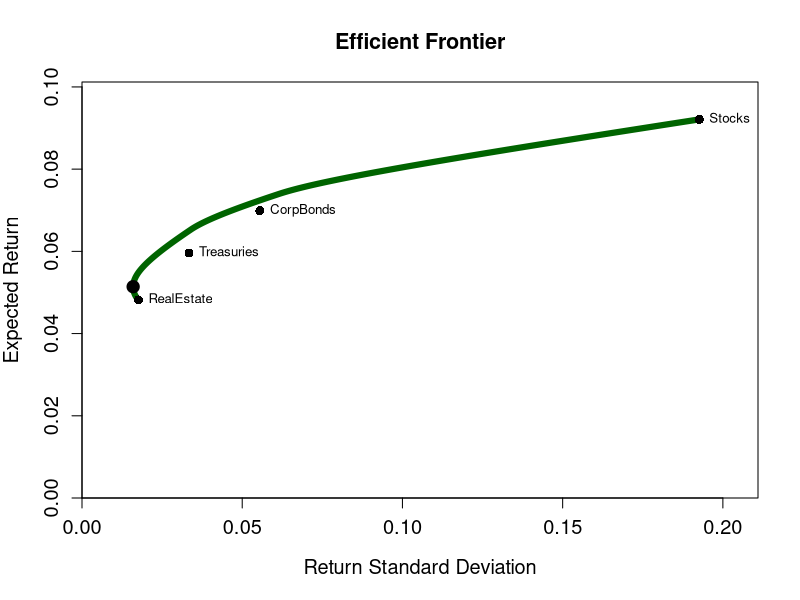
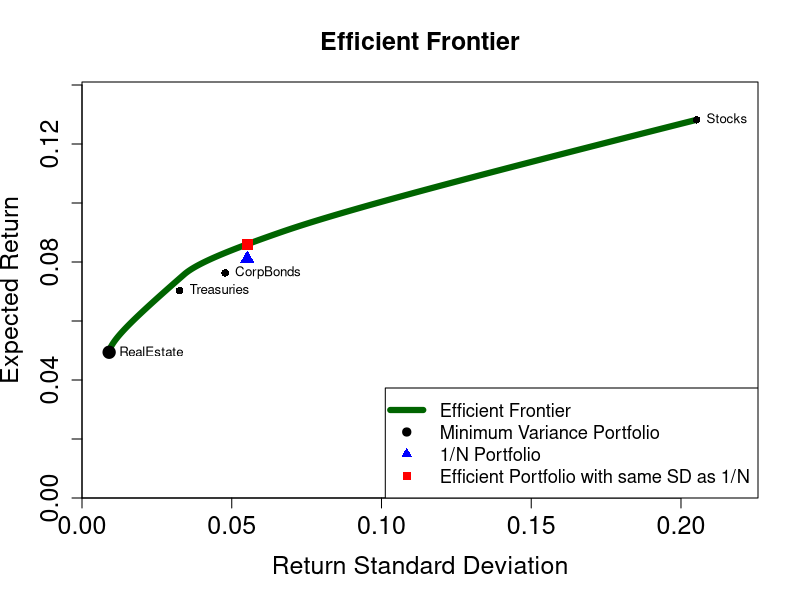

R code for these plots, in order:
############################################################
# Problem Set 2: Adriano Lama
############################################################

#----------------------------------------------------------
#Exercise 1
#----------------------------------------------------------

# Save time series data from .csv file into a data frame
data <- read.csv2("Asset_Classes.csv", header = TRUE, stringsAsFactors = FALSE)

# Check structure
str(data)

# Convert the first column of the data frame to date format
data$Date <- as.Date(data$Date, "%d.%m.%Y")

# Convert the second column of the data frame to numerical format
for(i in 2:length(data[1,])){data[,i] <- as.numeric(data[,i])}

# Display head and check structure (str) of the data frame
head(data)  
str(data)


#----------------------------------------------------------
# Exercise 2
#----------------------------------------------------------


# Load package
#-----------------------------------------------------------
library(quadprog)


# Prepare asset return data
#-----------------------------------------------------------
# Exclude Date column and risk-free rate column
returns <- data[, 2:(ncol(data)-1)]

# Number of assets
N <- length(returns[1,])


# Estimate vector of mean returns
#-----------------------------------------------------------
# Create vector to store annualized mean returns
MU <- rep(NA, N)

# Fill vector with annualized mean returns
for(i in 1:N){
  MU[i] <- round(mean(returns[,i], na.rm = TRUE) * 12, 4)
}
MU


# Estimate variance-covariance matrix
#-----------------------------------------------------------
# Annualized variance-covariance matrix
SIGMA <- cov(returns, use = "complete.obs") * 12

# Variances found on main diagonal
VAR <- diag(SIGMA)

# Compute return standard deviations (volatilities)
SD <- sqrt(VAR)

# Display results
SIGMA
SD


##################
# Markowitz model
##################

#### Prepare objects for optimization function ####
#-----------------------------------------------------------
# Define number and type of constraints
n <- 2 + N     # Total number of constraints
meq <- 2       # First meq constraints treated as equalities

# dvec set to zero (we specify the target function in terms of the variance only)
dvec <- rep(0, N)

# Amat includes left-hand-side values of the constraints
Amat <- matrix(NA, N, n)
Amat[,1] <- MU              # (i)   w1*mu1 + ... + wN*muN = muP  (target return)
Amat[,2] <- rep(1, N)       # (ii)  SUM(w_i) = 1                 (budget constraint)
for(i in 1:N){              # (iii) w_i >= 0                     (short-sale constraints)
  constraint <- rep(0, N)
  constraint[i] <- 1
  Amat[,i+2] <- constraint
}


# Set range of portfolio means along which to minimize variance
#-----------------------------------------------------------
# Use slightly larger step size so the grid does not hit max(MU) exactly
# and solve.QP avoids the degenerate corner solution.
stepsize <- 0.0001
mu_bar <- seq(min(MU), max(MU), by = stepsize)
mu_bar <- mu_bar[mu_bar < max(MU)]


# Create objects to store efficient frontier
#-----------------------------------------------------------
w <- matrix(NA, N, length(mu_bar))        # Matrix for weights
mu <- rep(NA, length(mu_bar))             # Vector for means
sigma <- rep(NA, length(mu_bar))          # Vector for standard deviations


#### Optimization for Efficient Frontier ####
#-----------------------------------------------------------
for(i in 1:length(mu_bar)){
  w[,i] <- solve.QP(Dmat = SIGMA,
                    dvec = dvec,
                    Amat = Amat,
                    bvec = c(mu_bar[i], 1, rep(0, N)),
                    meq = meq)$solution
  mu[i] <- t(w[,i]) %*% MU
  sigma[i] <- sqrt(t(w[,i]) %*% SIGMA %*% w[,i])
}


# Find minimum variance portfolio
#-----------------------------------------------------------
min_var <- which.min(sigma)

# Weights of the minimum variance portfolio
w[, min_var]


# Show weights of all efficient portfolios
#-----------------------------------------------------------
colnames(w) <- paste0("Portfolio_", 1:ncol(w))
rownames(w) <- colnames(returns)


#########################################
# Plot the efficient frontier
#########################################

#-----------------------------------------------------------
plot(sigma, mu, type = "l",
     lwd = 6, xlim = c(0, max(sigma)*1.1), ylim = c(0, max(mu)*1.1),
     xaxs = "i", yaxs = "i", col = "darkgreen",
     main = "Efficient Frontier",
     xlab = "Return Standard Deviation", ylab = "Expected Return",
     cex.axis = 1.2, cex.lab = 1.2, cex.main = 1.3)

points(SD, MU, pch = 16, cex = 1.2, lwd = 2, col = "black")
points(sigma[min_var], mu[min_var], pch = 19, cex = 1.5, lwd = 2,
       col = "black", bg = "darkgrey")

text(SD, MU, labels = colnames(returns), pos = 4, cex = 0.8)


#----------------------------------------------------------
# Exercise 3
# Optimal vs. Naive Diversification
#----------------------------------------------------------

# Split data into estimation sample and test sample
#-----------------------------------------------------------
data.est <- data[1:120, ]      # January 1993 to December 2002
data.test <- data[121:240, ]   # January 2003 to December 2012

# Use only the four risky asset classes
returns.est <- data.est[, 2:(ncol(data.est)-1)]
returns.test <- data.test[, 2:(ncol(data.test)-1)]


#----------------------------------------------------------
# Exercise 3a
# Reestimate input parameters and run Markowitz optimization
#----------------------------------------------------------

# Number of assets
N <- length(returns.est[1,])

# Estimate vector of mean returns
#-----------------------------------------------------------
MU <- rep(NA, N)

for(i in 1:length(returns.est[1,])){
  MU[i] <- round(mean(returns.est[,i], na.rm = TRUE) * 12, 4)
}
MU


# Estimate variance-covariance matrix
#-----------------------------------------------------------
SIGMA <- cov(returns.est, use = "complete.obs") * 12

VAR <- diag(SIGMA)
SD <- sqrt(VAR)

SIGMA
SD


##################
# Markowitz model
##################

#### Prepare objects for optimization function ####
#-----------------------------------------------------------
n <- 2 + N
meq <- 2
dvec <- rep(0, N)

Amat <- matrix(NA, N, n)
Amat[,1] <- MU
Amat[,2] <- rep(1, N)
for(i in 1:N){
  constraint <- rep(0, N)
  constraint[i] <- 1
  Amat[,i+2] <- constraint
}


# Set range of portfolio means along which to minimize variance
#-----------------------------------------------------------
stepsize <- 0.0001
mu_bar <- seq(min(MU), max(MU), by = stepsize)
mu_bar <- mu_bar[mu_bar < max(MU)]


# Create objects to store efficient frontier
#-----------------------------------------------------------
w <- matrix(NA, N, length(mu_bar))
mu <- rep(NA, length(mu_bar))
sigma <- rep(NA, length(mu_bar))


#### Optimization for Efficient Frontier ####
#-----------------------------------------------------------
for(i in 1:length(mu_bar)){
  w[,i] <- solve.QP(Dmat = SIGMA,
                    dvec = dvec,
                    Amat = Amat,
                    bvec = c(mu_bar[i], 1, rep(0, N)),
                    meq = meq)$solution
  mu[i] <- t(w[,i]) %*% MU
  sigma[i] <- sqrt(t(w[,i]) %*% SIGMA %*% w[,i])
}


# Find minimum variance portfolio
#-----------------------------------------------------------
min_var <- which.min(sigma)

# Weights of the minimum variance portfolio
w[, min_var]


#----------------------------------------------------------
# Exercise 3b
# 1/N strategy in the estimation sample
#----------------------------------------------------------

# Equal weights for all four asset classes
w.eq <- rep(1/N, N)

# Compute return time series of the 1/N portfolio
ret.eq <- rep(NA, nrow(returns.est))
for(i in 1:nrow(returns.est)){
  ret.eq[i] <- t(w.eq) %*% as.numeric(returns.est[i, ])
}

# Sample mean and sample standard deviation of historical returns
mean.eq <- mean(ret.eq)
sd.eq <- sd(ret.eq)

mean.eq
sd.eq


# Annualize 1/N portfolio statistics for the plot
#-----------------------------------------------------------
mu.eq <- mean.eq * 12
sigma.eq <- sd.eq * sqrt(12)

mu.eq
sigma.eq


#----------------------------------------------------------
# Exercise 3c
# Find efficient portfolio with same standard deviation as 1/N
#----------------------------------------------------------

same_sd <- which.min(abs(sigma.eq - sigma))

# Mean, standard deviation, and weights of the corresponding efficient portfolio
mu[same_sd]
sigma[same_sd]
w[, same_sd]


#########################################
# Plot the efficient frontier
#########################################

#-----------------------------------------------------------
plot(sigma, mu, type = "l",
     lwd = 6, xlim = c(0, max(c(sigma, SD, sigma.eq))*1.1),
     ylim = c(0, max(c(mu, MU, mu.eq))*1.1),
     xaxs = "i", yaxs = "i", col = "darkgreen",
     main = "Efficient Frontier",
     xlab = "Return Standard Deviation", ylab = "Expected Return",
     cex.axis = 1.5, cex.lab = 1.5, cex.main = 1.5)

# Asset class portfolios
points(SD, MU, pch = 16, cex = 1, lwd = 2, col = "black")

# Minimum variance portfolio
points(sigma[min_var], mu[min_var], pch = 19, cex = 1.5, lwd = 2,
       col = "black", bg = "darkgrey")

# 1/N portfolio
points(sigma.eq, mu.eq, pch = 17, cex = 1.5, lwd = 2, col = "blue")

# Efficient portfolio with same standard deviation as 1/N
points(sigma[same_sd], mu[same_sd], pch = 15, cex = 1.5, lwd = 2, col = "red")

# Labels for the four asset classes
text(SD, MU, labels = colnames(returns.est), pos = 4, cex = 0.8)

legend("bottomright",
       c("Efficient Frontier",
         "Minimum Variance Portfolio",
         "1/N Portfolio",
         "Efficient Portfolio with same SD as 1/N"),
       lty = c(1, NA, NA, NA),
       pch = c(NA, 19, 17, 15),
       lwd = c(6, NA, NA, NA),
       col = c("darkgreen", "black", "blue", "red"),
       cex = 1.1)


#----------------------------------------------------------
# Exercise 3d
# Out-of-sample Sharpe Ratios in the test period
#----------------------------------------------------------

# Risk-free rate in the test sample
#-----------------------------------------------------------
rf.test <- data.test[, ncol(data.test)]


# Compute realized returns of the 1/N portfolio in the test sample
#-----------------------------------------------------------
ret.eq.test <- rep(NA, nrow(returns.test))

for(i in 1:nrow(returns.test)){
  ret.eq.test[i] <- t(w.eq) %*% as.numeric(returns.test[i, ])
}

# Check realized returns
head(ret.eq.test)


# Compute realized returns of the efficient portfolio in the test sample
#-----------------------------------------------------------
ret.eff.test <- rep(NA, nrow(returns.test))

for(i in 1:nrow(returns.test)){
  ret.eff.test[i] <- t(w[, same_sd]) %*% as.numeric(returns.test[i, ])
}

# Check realized returns
head(ret.eff.test)


# Compute out-of-sample excess returns
#-----------------------------------------------------------
excess.eq <- ret.eq.test - rf.test
excess.eff <- ret.eff.test - rf.test

# Check excess returns
head(excess.eq)
head(excess.eff)


# Compute mean of out-of-sample excess returns
#-----------------------------------------------------------
mu_hat_e_eq <- mean(excess.eq)
mu_hat_e_eff <- mean(excess.eff)

mu_hat_e_eq
mu_hat_e_eff


# Compute standard deviation of out-of-sample excess returns
#-----------------------------------------------------------
sigma_hat_e_eq <- sd(excess.eq)
sigma_hat_e_eff <- sd(excess.eff)

sigma_hat_e_eq
sigma_hat_e_eff


# Compute out-of-sample Sharpe Ratios
#-----------------------------------------------------------
SR.eq <- mu_hat_e_eq / sigma_hat_e_eq
SR.eff <- mu_hat_e_eff / sigma_hat_e_eff

SR.eq
SR.eff


# Report: Out-of-sample Sharpe Ratios
# -----------------------------------------------------------
# 1/N Portfolio Sharpe Ratio:       0.1918
# Efficient Portfolio Sharpe Ratio:  0.1866
#
# Observation: The naïve 1/N portfolio achieves a slightly higher
# out-of-sample Sharpe Ratio (0.192 vs. 0.187) than the Markowitz-
# optimized efficient portfolio, despite the latter dominating the
# 1/N portfolio in the estimation sample (higher expected return
# for the same level of risk).
#
# Explanation: This result is driven by estimation risk. The
# Markowitz model treats estimated means, variances and
# covariances as if they were the true population parameters.
# In practice, especially expected returns are estimated with
# considerable error from historical data. The optimizer exploits
# these estimation errors, tilting weights heavily toward assets
# that happened to perform well in the estimation period (here:
# ~58% in corporate bonds, ~21% each in stocks and treasuries,
# 0% in real estate). When the market environment changes in
# the test period (2003-2012), these concentrated bets do not
# pay off as expected and the out-of-sample risk increases
# (sigma_hat = 0.0170 vs. 0.0144 for the 1/N portfolio).
# The 1/N strategy by contrast, is parameter-free and therefore
# immune to estimation error. Its equal weighting provides
# broader diversification, which proves more robust when the
# future deviates from the past. This is consistent with the 
# broader insight that, when the number of assets is small 
# and the estimation window is limited, naïve diversification 
# can match or even outperform mean-variance optimization 
# on a risk-adjusted basis out of sample.
